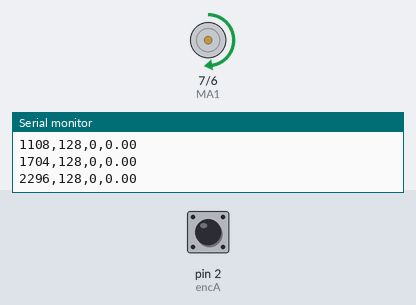
The sketch below on a simulated Arduino Uno, built with avr-gcc and run on an emulated ATmega328P. On the bench: motor-driver pin pairs drawn as motors (green arrow = first pin HIGH = forward, orange = second pin HIGH = backward, longer = more drive, scaled by the enable pin), the last lines printed to the serial monitor. The inputs (shaded band) are chosen by the test bench; at power-on: pin 2 (encA) HIGH.

Above: at 0.08 s.
At 6.9 s:
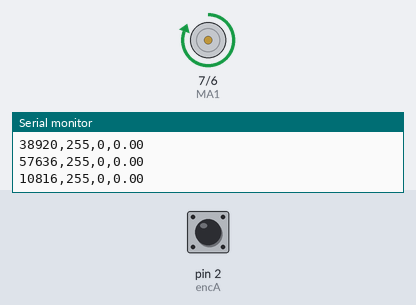
At 16.71 s:
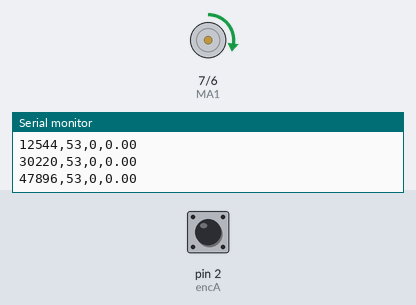
At 21.1 s:
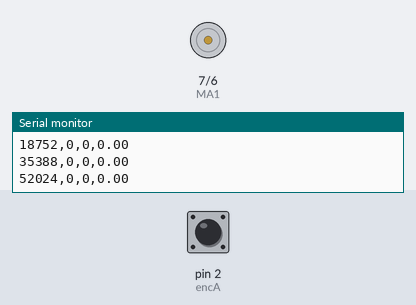
Timing chart, 0 to 36.7 s (numbered marks = the images above):
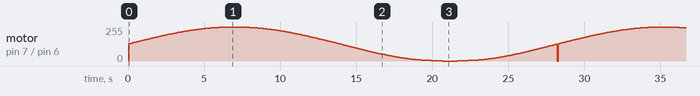

The sketch:

Velocity_Estimate.ino
```cpp
#include <Cache.h>
#include <Derivative.h>
#include <MsTimer2.h>

#define MA1 7
#define MA2 6
#define STDBY 8
#define PWMA 9
#define encA 2

uint8_t sinLookUp[500] = {128,129,131,132,134,136,137,139,140,142,
143,145,147,148,150,151,153,155,156,158,
159,161,162,164,165,167,168,170,171,173,
174,176,177,179,180,182,183,185,186,188,
189,190,192,193,194,196,197,199,200,201,
202,204,205,206,208,209,210,211,212,214,
215,216,217,218,219,220,222,223,224,225,
226,227,228,229,230,231,232,233,233,234,
235,236,237,238,238,239,240,241,241,242,
243,244,244,245,245,246,247,247,248,248,
249,249,250,250,251,251,251,252,252,252,
253,253,253,254,254,254,254,254,255,255,
255,255,255,255,255,255,255,255,255,255,
255,255,255,254,254,254,254,254,253,253,
253,252,252,252,251,251,251,250,250,249,
249,248,248,247,247,246,245,245,244,244,
243,242,241,241,240,239,238,238,237,236,
235,234,233,233,232,231,230,229,228,227,
226,225,224,223,222,220,219,218,217,216,
215,214,212,211,210,209,208,206,205,204,
202,201,200,199,197,196,194,193,192,190,
189,188,186,185,183,182,180,179,177,176,
174,173,171,170,168,167,165,164,162,161,
159,158,156,155,153,151,150,148,147,145,
143,142,140,139,137,136,134,132,131,129,
128,126,124,123,121,119,118,116,115,113,
112,110,108,107,105,104,102,100,99,97,
96,94,93,91,90,88,87,85,84,82,
81,79,78,76,75,73,72,70,69,67,
66,65,63,62,61,59,58,56,55,54,
53,51,50,49,47,46,45,44,43,41,
40,39,38,37,36,35,33,32,31,30,
29,28,27,26,25,24,23,22,22,21,
20,19,18,17,17,16,15,14,14,13,
12,11,11,10,10,9,8,8,7,7,
6,6,5,5,4,4,4,3,3,3,
2,2,2,1,1,1,1,1,0,0,
0,0,0,0,0,0,0,0,0,0,
0,0,0,1,1,1,1,1,2,2,
2,3,3,3,4,4,4,5,5,6,
6,7,7,8,8,9,10,10,11,11,
12,13,14,14,15,16,17,17,18,19,
20,21,22,22,23,24,25,26,27,28,
29,30,31,32,33,35,36,37,38,39,
40,41,43,44,45,46,47,49,50,51,
53,54,55,56,58,59,61,62,63,65,
66,67,69,70,72,73,75,76,78,79,
81,82,84,85,87,88,90,91,93,94,
96,97,99,100,102,104,105,107,108,110,
112,113,115,116,118,119,121,123,124,126};

volatile uint16_t cntA = 0;
volatile uint16_t cnt_capture;
volatile uint16_t cnt_prev = 0;
volatile double vel;

uint8_t window_width = 3;
double Ts_ms = 5;
double Ts = Ts_ms/1000.0; // sec
uint16_t dcount;
void increA() {
  cntA++;
}


void drive(int pwm) {
  digitalWrite(STDBY,HIGH);
  digitalWrite(MA1,HIGH);
  digitalWrite(MA2,LOW);
  analogWrite(PWMA,pwm);
}

Derivative diff(Ts,window_width);

void runDiff() {
  dcount = cntA - cnt_prev;
  cnt_prev = cntA;

  vel = diff.step(dcount);
}


uint16_t prevT = 0;
uint16_t dT;
uint16_t elapsedT = 0;
uint16_t timestamp = 0;
uint16_t DISPLAY_RATE_S = 0.5; // seconds
uint16_t DISPLAY_RATE_uS = DISPLAY_RATE_S*1000000.0;
uint16_t SIN_STEP_mS = 50;
uint16_t SIN_STEP_uS = SIN_STEP_mS * 1000;
uint16_t sin_step_trig = 0;
uint16_t iter = 0;
void setup() {
  // put your setup code here, to run once:
  Serial.begin(9600);
  pinMode(MA1,OUTPUT);
  pinMode(MA2,OUTPUT);
  pinMode(PWMA,OUTPUT);
  pinMode(encA,INPUT);
  attachInterrupt(digitalPinToInterrupt(encA),increA,RISING);
  interrupts();

  MsTimer2::set(Ts_ms,runDiff);
  MsTimer2::start();
  prevT = micros();
}


void loop() {
  // put your main code here, to run repeatedly:
  dT = micros() - prevT;
  elapsedT += dT;
  timestamp += dT;
  sin_step_trig += dT;

  prevT = micros();

  if(sin_step_trig >= SIN_STEP_uS) {
    iter = iter%500;
    iter++;
    drive(sinLookUp[iter]);
    sin_step_trig = 0;
  }

  if(elapsedT > DISPLAY_RATE_uS) {
    Serial.println(String(timestamp) +  "," + String(sinLookUp[iter]) + "," + String(cntA) + "," + String(vel));
    elapsedT = 0;
  }
}
```
